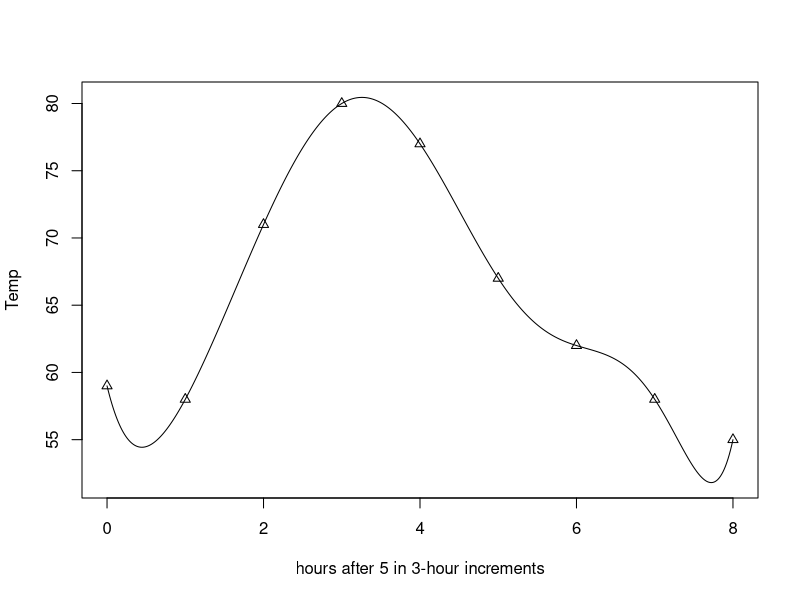

R code for this plot:
# setwd("Homeworks/Week9")
# cleanup
rm(list=ls())

"The following vector shows the predicted temperature in Phoenix, AZ at
3-hour intervals, from 5 AM on April 8, 2020 to 5 AM on April 9, 2020."

"Using Lagrange interpolation, fit a polynomial of degree 8 to these data,
and use it to estimate the temperature at 7 PM."

temp <- c(59,58,71,80,77,67,62,58,55)
interval <- 0:(length(temp)-1) # x-values for temp above

# create P^{-1} matrix to find P
Pinv <- cbind(1, interval, interval^2, interval^3,
              interval^4, interval^5, interval^6,
              interval^7, interval^8)
Pinv # this is a 9x9 matrix
P <- solve(Pinv)

# find interp function
interp <- function(x, val) {
  # this function relative to old basis
  c(1,x,x^2,x^3,x^4,x^5,x^6,x^7,x^8)%*%P%*%val
}

# estimate temp at 7PM
eval <- (19-5+3)/3; #17/3
interp(eval, temp) #  62.84198 as the estimated temperature for 7PM

"Draw a graph of this polynomial, with the specified data points shown by pch = 24"

# plot using sequence of 500 values evenly spaced between 0 to 8
xval <- seq(0,8, length.out = 500)
fval <- sapply(xval, interp, val=temp)

# looks pretty good.
plot (xval, fval, type="l", xlab = "hours after 5 in 3-hour increments", ylab="Temp")
points(interval, temp, pch=24)
